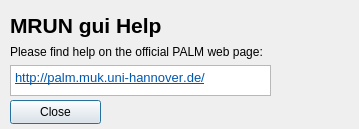
<?xml version="1.0" encoding="UTF-8"?>
<ui version="4.0">
 <class>child_help</class>
 <widget class="QDialog" name="child_help">
  <property name="geometry">
   <rect>
    <x>0</x>
    <y>0</y>
    <width>359</width>
    <height>129</height>
   </rect>
  </property>
  <property name="windowTitle">
   <string>Dialog</string>
  </property>
  <widget class="QLabel" name="label_2">
   <property name="geometry">
    <rect>
     <x>10</x>
     <y>5</y>
     <width>171</width>
     <height>41</height>
    </rect>
   </property>
   <property name="font">
    <font>
     <pointsize>16</pointsize>
     <weight>75</weight>
     <bold>true</bold>
    </font>
   </property>
   <property name="text">
    <string>MRUN gui Help</string>
   </property>
  </widget>
  <widget class="QPushButton" name="button_ok">
   <property name="geometry">
    <rect>
     <x>10</x>
     <y>100</y>
     <width>91</width>
     <height>24</height>
    </rect>
   </property>
   <property name="text">
    <string>Close</string>
   </property>
  </widget>
  <widget class="QLabel" name="label_3">
   <property name="geometry">
    <rect>
     <x>10</x>
     <y>45</y>
     <width>311</width>
     <height>36</height>
    </rect>
   </property>
   <property name="text">
    <string>Please find help on the official PALM web page:</string>
   </property>
   <property name="alignment">
    <set>Qt::AlignLeading|Qt::AlignLeft|Qt::AlignTop</set>
   </property>
   <property name="wordWrap">
    <bool>true</bool>
   </property>
  </widget>
  <widget class="QTextBrowser" name="textBrowser">
   <property name="enabled">
    <bool>true</bool>
   </property>
   <property name="geometry">
    <rect>
     <x>10</x>
     <y>65</y>
     <width>261</width>
     <height>31</height>
    </rect>
   </property>
   <property name="font">
    <font>
     <italic>false</italic>
     <underline>false</underline>
     <kerning>false</kerning>
    </font>
   </property>
   <property name="focusPolicy">
    <enum>Qt::NoFocus</enum>
   </property>
   <property name="contextMenuPolicy">
    <enum>Qt::NoContextMenu</enum>
   </property>
   <property name="acceptDrops">
    <bool>false</bool>
   </property>
   <property name="layoutDirection">
    <enum>Qt::LeftToRight</enum>
   </property>
   <property name="frameShape">
    <enum>QFrame::StyledPanel</enum>
   </property>
   <property name="frameShadow">
    <enum>QFrame::Plain</enum>
   </property>
   <property name="lineWidth">
    <number>0</number>
   </property>
   <property name="readOnly">
    <bool>true</bool>
   </property>
   <property name="html">
    <string>&lt;!DOCTYPE HTML PUBLIC &quot;-//W3C//DTD HTML 4.0//EN&quot; &quot;http://www.w3.org/TR/REC-html40/strict.dtd&quot;&gt;
&lt;html&gt;&lt;head&gt;&lt;meta name=&quot;qrichtext&quot; content=&quot;1&quot; /&gt;&lt;style type=&quot;text/css&quot;&gt;
p, li { white-space: pre-wrap; }
&lt;/style&gt;&lt;/head&gt;&lt;body style=&quot; font-family:'Sans Serif'; font-size:10pt; font-weight:400; font-style:normal;&quot;&gt;
&lt;p style=&quot; margin-top:0px; margin-bottom:0px; margin-left:0px; margin-right:0px; -qt-block-indent:0; text-indent:0px;&quot;&gt;&lt;a href=&quot;http://palm.muk.uni-hannover.de/wiki/doc/app/jobcontrol#GraphicaluserinterfaceGUIformrun&quot;&gt;&lt;span style=&quot; text-decoration: underline; color:#0057ae;&quot;&gt;http://palm.muk.uni-hannover.de/&lt;/span&gt;&lt;/a&gt;&lt;/p&gt;&lt;/body&gt;&lt;/html&gt;</string>
   </property>
   <property name="acceptRichText">
    <bool>true</bool>
   </property>
   <property name="openExternalLinks">
    <bool>true</bool>
   </property>
  </widget>
 </widget>
 <resources/>
 <connections>
  <connection>
   <sender>button_ok</sender>
   <signal>clicked()</signal>
   <receiver>child_help</receiver>
   <slot>close()</slot>
   <hints>
    <hint type="sourcelabel">
     <x>187</x>
     <y>111</y>
    </hint>
    <hint type="destinationlabel">
     <x>253</x>
     <y>104</y>
    </hint>
   </hints>
  </connection>
 </connections>
</ui>
